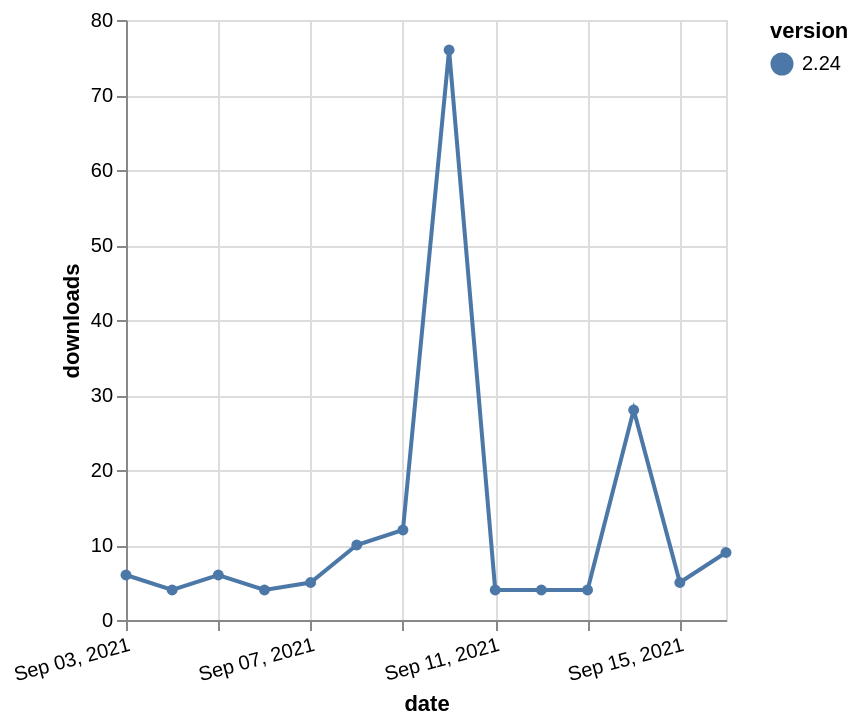

Vega-Lite specification for this chart:
### Vega-Lite specification from a JSON file in a GitHub repository (floating-point values rounded to 4 significant figures)
{"$schema": "https://vega.github.io/schema/vega-lite/v5.json", "description": "A simple bar chart with embedded data.", "data": {"values": [{"date": "2021-09-03", "total": 3354, "delta": 6, "version": "2.24"}, {"date": "2021-09-04", "total": 3358, "delta": 4, "version": "2.24"}, {"date": "2021-09-05", "total": 3364, "delta": 6, "version": "2.24"}, {"date": "2021-09-06", "total": 3368, "delta": 4, "version": "2.24"}, {"date": "2021-09-07", "total": 3373, "delta": 5, "version": "2.24"}, {"date": "2021-09-08", "total": 3383, "delta": 10, "version": "2.24"}, {"date": "2021-09-09", "total": 3395, "delta": 12, "version": "2.24"}, {"date": "2021-09-10", "total": 3471, "delta": 76, "version": "2.24"}, {"date": "2021-09-11", "total": 3475, "delta": 4, "version": "2.24"}, {"date": "2021-09-12", "total": 3479, "delta": 4, "version": "2.24"}, {"date": "2021-09-13", "total": 3483, "delta": 4, "version": "2.24"}, {"date": "2021-09-14", "total": 3511, "delta": 28, "version": "2.24"}, {"date": "2021-09-15", "total": 3516, "delta": 5, "version": "2.24"}, {"date": "2021-09-16", "total": 3525, "delta": 9, "version": "2.24"}]}, "width": "container", "mark": {"type": "line", "point": {"filled": true}}, "encoding": {"x": {"field": "date", "type": "temporal", "timeUnit": "yearmonthdate", "title": "date", "axis": {"labelAngle": -15}}, "y": {"field": "delta", "type": "quantitative", "title": "downloads"}, "color": {"field": "version", "type": "nominal"}, "tooltip": {"field": "delta"}}}
